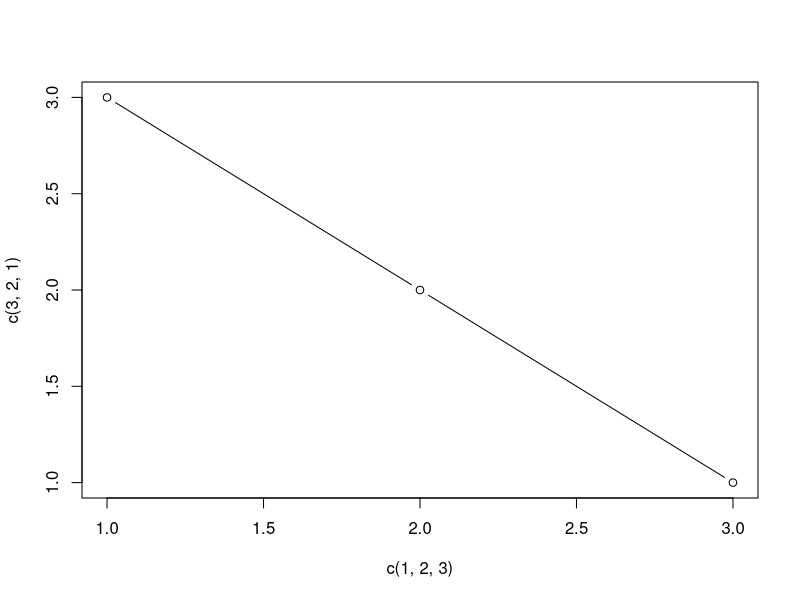

Here is the R script that generated this plot:
#basics in R
#addition operation 
x <- 5
y <- 10
z <- x + y
print(z)
#printing hello
num <- 3.14         # Numeric
txt <- "Hello"      # Character
flag <- TRUE        # Logical
#matrics
m <- matrix(1:6, nrow=2)
print(m)
#ploting
plot(c(1,2,3), c(3,2,1), type="b")
#packages installation 
install.packages("ggplot2")   # Install
library(ggplot2)              # Load

